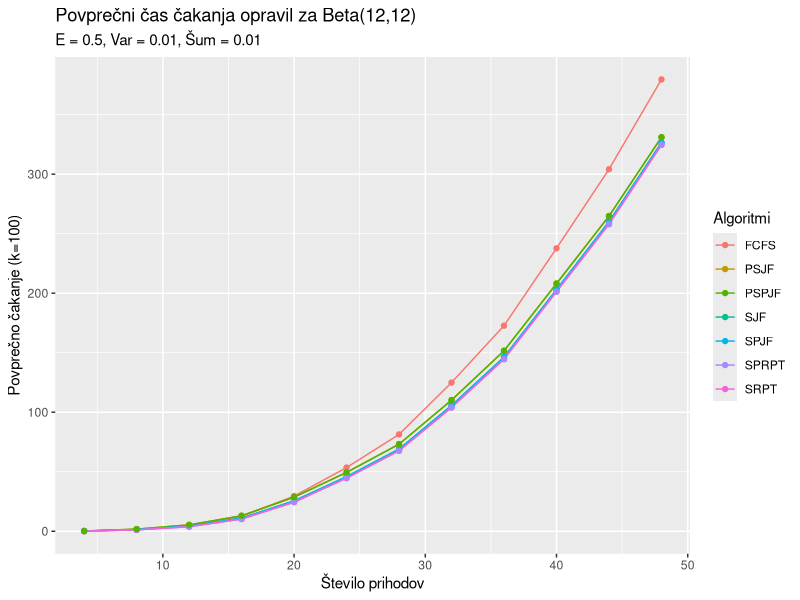

The R script that drew this image:
# prikaz od 4 do 48, vseh algoritmov z majhno varianco

library(ggplot2)
library(tidyr)
library(ggpubr)


Beta_porazdelitev_n = read.csv("tabele_beta_n_majhna.csv")

Beta = Beta_porazdelitev_n

x = c(4, 8, 12 , 16 , 20 , 24,28,32,36,40,44,48)

z = 0.5 # povprecni cas cakanja

df = cbind(x ,Beta)

Tabela = df %>% pivot_longer( !x, names_to = "Algoritmi", values_to = "Povprecno cakanje")

cakanje_beta_majhna = ggplot(Tabela, aes(x=x, y = `Povprecno cakanje`, col = Algoritmi)) +
  geom_line()+
  geom_point() + labs(title = "Povprečni čas čakanja opravil za Beta(12,12)", subtitle = "E = 0.5, Var = 0.01, Šum = 0.01" ,y = "Povprečno čakanje (k=100)", x = "Število prihodov")
